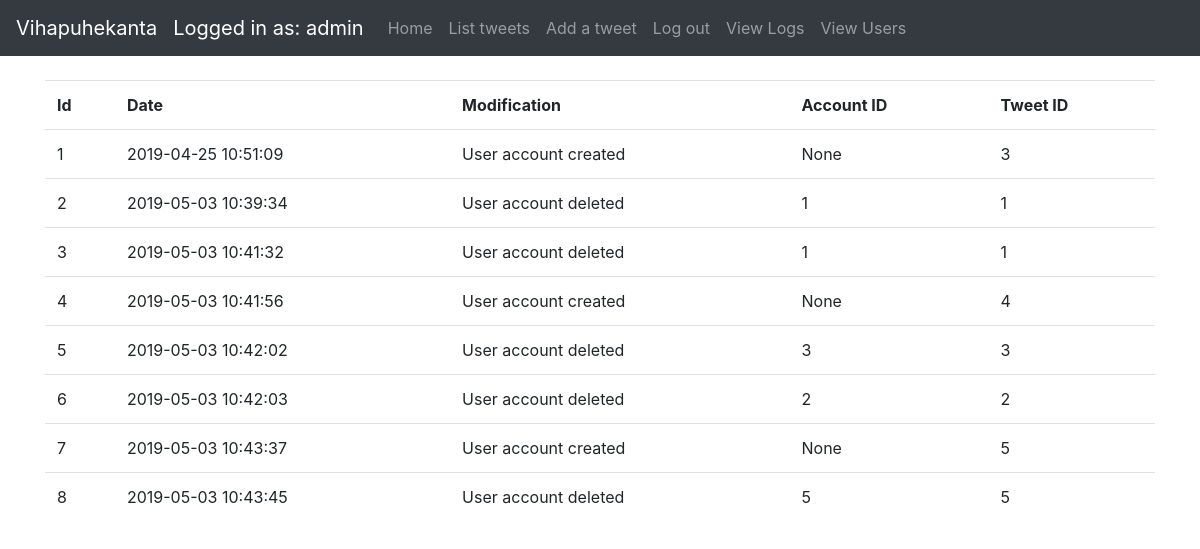
/logs/list (signed in), run on the app's committed database.
### application/auth/models.py (models this page shows, shortened)
class User(db.Model):
    __tablename__ = "account"
    id = db.Column(db.Integer, primary_key=True)
    date_created = db.Column(db.DateTime, default=db.func.current_timestamp())
    date_modified = db.Column(db.DateTime, default=db.func.current_timestamp(),
                              onupdate=db.func.current_timestamp())
    name = db.Column(db.String(144), nullable=False)
    username = db.Column(db.String(144), nullable=False)
    password = db.Column(db.String(144), nullable=False)
    urole = db.Column(db.String(80))
    tweets = db.relationship("Tweet", backref='account', lazy=True)
    def roles(self):
        if self.urole == "ADMIN":
            return ["ADMIN"]
        else:
            return ["USER"]

### application/logs/models.py (models this page shows, shortened)
class Log(db.Model):
    __tablename__ = "logs"
    id = db.Column(db.Integer, primary_key=True)
    date_created = db.Column(db.DateTime, default=db.func.current_timestamp())
    modification = db.Column(db.String(144), nullable=False)
    account_id = db.Column(db.Integer, nullable=False)
    tweet_id = db.Column(db.Integer, nullable=True)

### application/logs/views.py (the view)
@app.route("/logs/list", methods=["GET"])
@login_required(role="ADMIN")
def view_logs():
    logs = db.session().query(Log).all()
    return render_template("logs/list.html", logs=logs)

### application/__init__.py (called while the page is built)
def login_required(role="ADMIN"):
    def wrapper(fn):
        @wraps(fn)
        def decorated_view(*args, **kwargs):
            if not current_user:
                return login_manager.unauthorized()
            if not current_user.is_authenticated:
                return login_manager.unauthorized()
            unauthorized = False
            if role != "ANY":
                unauthorized = True
                for user_role in current_user.roles():
                    if user_role == "ADMIN":
                        unauthorized = False
                        break
            if unauthorized:
                return login_manager.unauthorized()
            return fn(*args, **kwargs)
        return decorated_view
    return wrapper

@login_manager.user_loader
def load_user(user_id):
    return User.query.get(user_id)

### application/templates/logs/list.html (shortened to what this page needs)
{% extends "layout.html" %}
{% block body %}
    {% if current_user.is_authenticated %}
        <table class="table table-hover">
            <tr>
                <th>Id</th>
                <th>Date</th>
                <th>Modification</th>
                <th>Account ID</th>
                <th>Tweet ID</th>
            </tr>
            {% for log in logs %}
                <tr>
                    <td>{{ log.id }}</td>
                    <td>{{ log.date_created }}</td>
                    <td>{{ log.modification }}</td>
                    <td>{{ log.tweet_id}}</td>
                    <td>{{ log.account_id}}</td>
                </tr>
            {% endfor %}
        </table>
    {% else %}
        <div>Log in</div>
    {% endif %}
{% endblock %}

### application/templates/layout.html (shortened to what this page needs)
<!DOCTYPE html>
<html>
<head>
    <link rel="stylesheet" href="https://maxcdn.bootstrapcdn.com/bootstrap/4.0.0/css/bootstrap.min.css"
>
</head>
<body>
<nav class="navbar navbar-expand-md navbar-dark bg-dark mb-4">
    <a class="navbar-brand" href="#">Vihapuhekanta</a>
    {% if current_user.is_authenticated %}
        <ul class="navbar-nav mr-auto">
            <li>
                <a class="navbar-brand" href="#">Logged in as: {{ current_user.name }}</a>
            </li>
            <li class="nav-item">
                <a class="nav-link" href="/">Home</a>
            </li>
            <li class="nav-item">
                <a class="nav-link" href="{{ url_for('tweets_index') }}">List tweets</a>
            </li>
            <li class="nav-item">
                <a class="nav-link" href="{{ url_for('tweets_form') }}">Add a tweet</a>
            </li>
            <li class="nav-item">
                <a class="nav-link" href="{{ url_for('auth_logout') }}">Log out</a>
            </li>
            {% if current_user.urole == "ADMIN" %}
                <li class="nav-item">
                    <a class="nav-link" href="{{ url_for('view_logs') }}">View Logs</a>
                </li>
                <li class="nav-item">
                    <a class="nav-link" href="{{ url_for('auth_users') }}">View Users</a>
                </li>
            {% endif %}
        </ul>
    {% endif %}
</nav>
<main role="main" class="container">
    {% block body %}{% endblock %}
</main>
</body>
</html>

### data on the page
User: name "admin"
Log: id "1", date_created "2019-04-25 10:51:09", modification "User account created", tweet_id "None", account_id "3"
Log: id "2", date_created "2019-05-03 10:39:34", modification "User account deleted", tweet_id "1", account_id "1"
Log: id "3", date_created "2019-05-03 10:41:32", modification "User account deleted", tweet_id "1", account_id "1"
Log: id "4", date_created "2019-05-03 10:41:56", modification "User account created", tweet_id "None", account_id "4"
Log: id "5", date_created "2019-05-03 10:42:02", modification "User account deleted", tweet_id "3", account_id "3"
Log: id "6", date_created "2019-05-03 10:42:03", modification "User account deleted", tweet_id "2", account_id "2"
Log: id "7", date_created "2019-05-03 10:43:37", modification "User account created", tweet_id "None", account_id "5"
Log: id "8", date_created "2019-05-03 10:43:45", modification "User account deleted", tweet_id "5", account_id "5"
